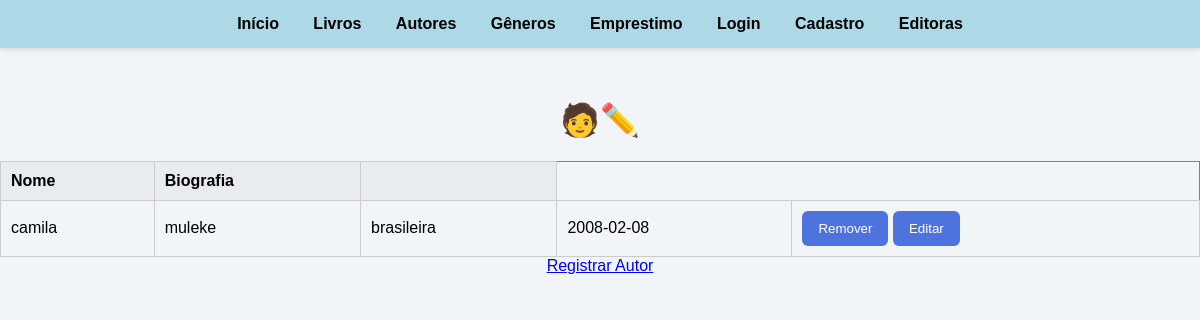
/autores (signed in), run on an earlier commit of the app's database.
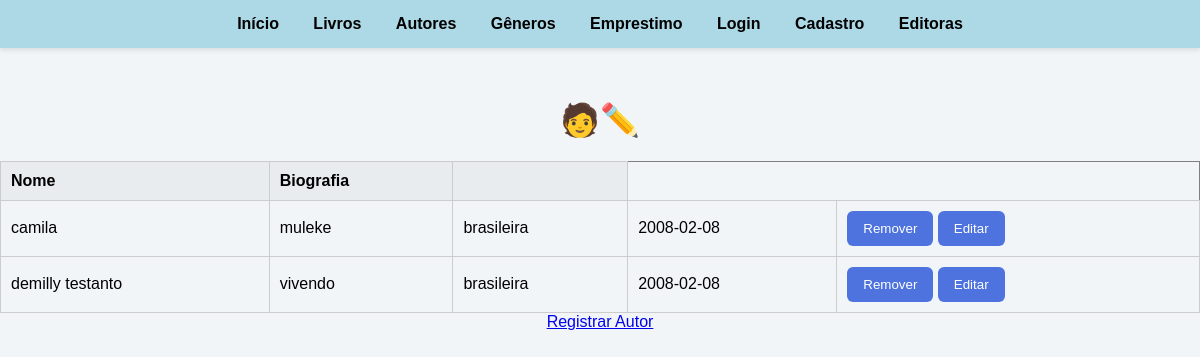
And on a later commit of the database.
### tables this page shows
CREATE TABLE autores (
    id_autor INTEGER PRIMARY KEY AUTOINCREMENT,
    nome_autor VARCHAR(255) NOT NULL,
    nacionalidade VARCHAR(255),
    data_nascimento DATE,
    biografia TEXT
);

### app.py (the view)
@app.route('/autores', methods=["GET","POST"])
@login_required
def autores():
    conexao = obter_conexao()
    autores = conexao.execute('SELECT * FROM autores').fetchall()
    conexao.close()
    return render_template('autores.html',autores = autores)

### app.py (called while the page is built)
@login_manager.user_loader
def load_user(user_id):
    return User.achar_email(user_id)

### database.py (called while the page is built)
def obter_conexao():
    conexao = sqlite3.connect('livros.db')
    conexao.execute("PRAGMA foreign_keys = ON")
    conexao.row_factory = sqlite3.Row
    return conexao

### modelos/__init__.py (called while the page is built)
    @classmethod
    def achar_email(cls, email):
        conexao = obter_conexao()
        sql = "SELECT * FROM usuarios WHERE email = ?"
        resultado = conexao.execute(sql, (email,)).fetchone()
        if resultado:
            return User(
                email=resultado['email'],
                nome=resultado['nome_usuario'],
                senha=resultado['senha_usuario'],
                numero_telefone=resultado['numero_telefone'],
                data_inscricao=resultado['data_inscricao']
            )
        return None

### templates/autores.html (shortened to what this page needs)
{% extends 'base.html'%}
{% block conteudo %}
    <h1>🧑✏️ </h1>
    {% if autores %}
    <table border="1">
        <tr>
            <th>Nome</th>
            <th>Biografia</th>
            <th></th>
        </tr>
        {% for autor in autores %}
        <tr>
            <td>{{ autor.nome_autor }}</td>
            <td>{{ autor.biografia }}</td>
            <td>{{ autor.nacionalidade }}</td>
            <td>{{ autor.data_nascimento }}</td>
            <td>
                <a>
                    <form action="{{ url_for('remover_autor', id = autor.id_autor) }}" method="post" style="display:inline;">
                    <button type="submit">Remover</button>
                    </form>
                </a>
                <a href="{{ url_for('editar_autor', id = autor.id_autor) }}"><button type="button">Editar</button></a>
            </td>
        </tr>
        {% endfor %}
    </table>
    {% else %}
        <p>Nenhum autor cadastrado.</p>
    {% endif %}
    <a href="{{url_for('registrar_autor')}}">Registrar Autor</a>
{% endblock %}

What changed in the data, as far as the page shows it:
added autores: nome_autor "demilly testanto", biografia "vivendo", nacionalidade "brasileira", data_nascimento "2008-02-08"
